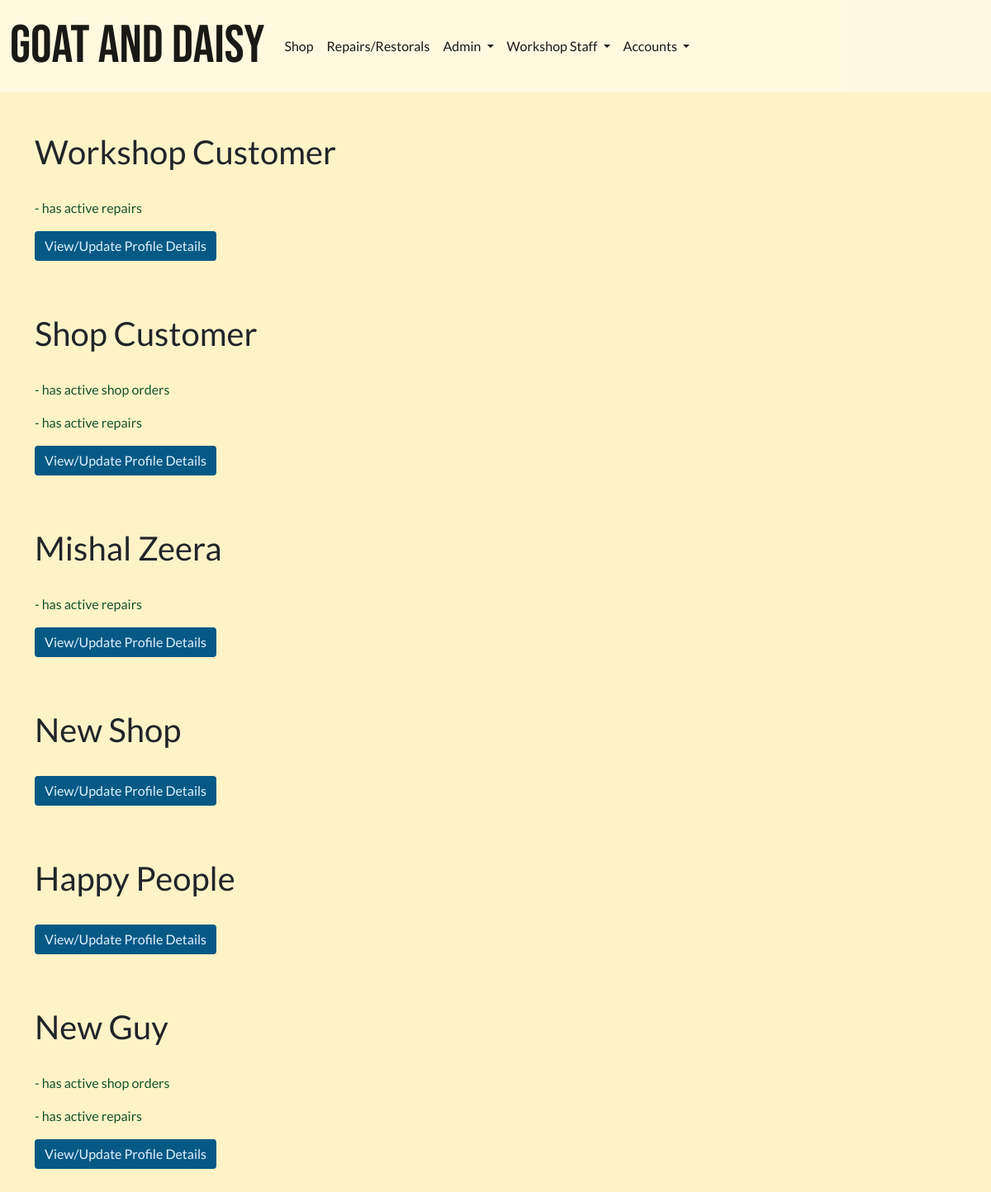
/shop/all-shop-customers/ (signed in), run on the app's committed database.
### profiles/models.py (models this page shows, shortened)
class Customer(models.Model):
    username = models.OneToOneField(
        User, on_delete=models.CASCADE, null=True, editable=False)
    email = models.EmailField(unique=True, default="start@domain.dj")
    full_name = models.CharField(max_length=100, null=True, blank=True)
    address1 = models.CharField(max_length=100, null=True, blank=True)
    address2 = models.CharField(max_length=100, null=True, blank=True)
    postcode = models.CharField(max_length=40, null=True, blank=True)
    town_or_city = models.CharField(max_length=40, null=True, blank=True)
    country = models.CharField(max_length=40, null=True, blank=True)
    notes = models.TextField(null=True, blank=True)
    staff_notes = models.TextField(null=True, blank=True)
    has_active_shop_orders = models.BooleanField(default=False)
    has_active_repairs = models.BooleanField(default=False)

### shop/views.py (the view)
# urls.py: path('all-shop-customers/', views.AllShopCustomers.as_view(),
class AllShopCustomers(GroupRequiredMixin, ListView):
    group_required = [u'General Staff']
    queryset = Customer.objects.all()
    template_name = 'shop/all_customers.html'
    context_object_name = 'customers'

### invoices/contexts.py (called while the page is built, shortened)
def shopping_cart(request):
    template_cart = []
    products_count = 0
    order_amount = 0
    shipping = 0
    cart = request.session.get('cart', {})
    for item in enumerate(template_cart):
        products_count += 1
    order_total = order_amount + shipping
    stripe_total = round(order_total * 100)
    context = {
        'template_cart': template_cart,
        'products_count': products_count,
        'order_amount': order_amount,
        'shipping': shipping,
        'order_total': order_total,
        'stripe_total': stripe_total,
    }
    return context

### profiles/group_mixin_decorator.py (called while the page is built)
    def dispatch(self, request, *args, **kwargs):
        if not request.user.is_authenticated:
            raise PermissionDenied
        else:
            user_groups = []
            for group in request.user.groups.values_list('name', flat=True):
                user_groups.append(group)
            if len(set(user_groups).intersection(self.group_required)) <= 0:
                raise PermissionDenied
        return super(GroupRequiredMixin, self).dispatch(request, *args, **kwargs)

### profiles/templatetags/user_in_group_tag.py (called while the page is built)
@register.filter(name='has_group')
def has_group(user, group_name):
    try:
        group = Group.objects.get(name=group_name)
    except Group.DoesNotExist:
        return False
    return group in user.groups.all()

### shop/templates/shop/all_customers.html (shortened to what this page needs)
{% extends 'base.html' %}
{% load static %}
{% block extra_css %}
<link rel="stylesheet" href="{% static 'css/home_bg_image_trans.css' %}">
{% endblock %}
{% block content %}
{% for customer in customers%}
    <p class="h1" style="margin-top:1rem;">{{customer.full_name | title}}</p>
    <br>
    {% if customer.has_active_shop_orders %}
        <p class="text-success">- has active shop orders</p>
    {% endif %}
    {% if customer.has_active_repairs %}
        <p class="text-success">- has active repairs</p>
    {% endif %}
    <a href="{% url 'customer_account_update' pk=customer.id%}"
        class="btn btn-info">View/Update Profile Details
    </a>
    <br><br><br>
{% endfor %}
{% endblock %}

### static/css/site_base_custom.css (style rules this page uses)
body { background-color: var(--amber-100); font-family: "Lato", sans-serif; }
.btn { min-width: 7rem; }
.btn-warning, .btn-info { background-color: var(--sky-800); color: var(--sky-100); border: unset; }
.text-success { color: var(--green-900) !important; }
a { color: var(--sky-800); font-weight: 400; }

### static/css/home_bg_image_trans.css (style rules this page uses)
body { background-image: url("../img/index-25-flip.jpg"); background-repeat: no-repeat; background-size: cover; background-attachment: fixed; }

### data on the page
Customer: full_name "Workshop Customer", has_active_repairs "- has active repairs"
Customer: full_name "Shop Customer", has_active_shop_orders "- has active shop orders", has_active_repairs "- has active repairs"
Customer: full_name "Mishal Zeera", has_active_repairs "- has active repairs"
Customer: full_name "New Shop"
Customer: full_name "Happy People"
Customer: full_name "New Guy", has_active_shop_orders "- has active shop orders", has_active_repairs "- has active repairs"
